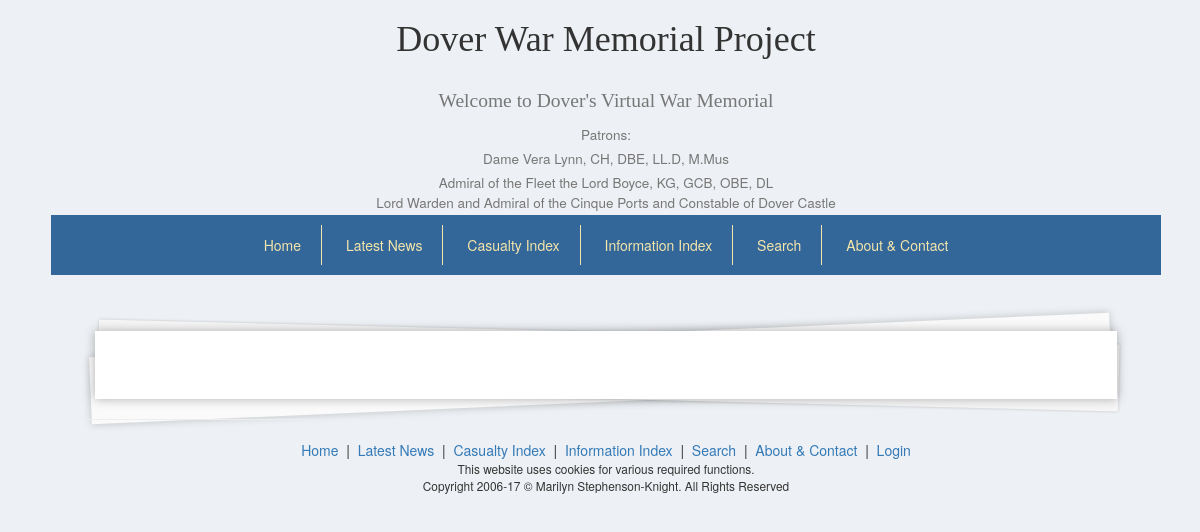
The app's page /, older data.
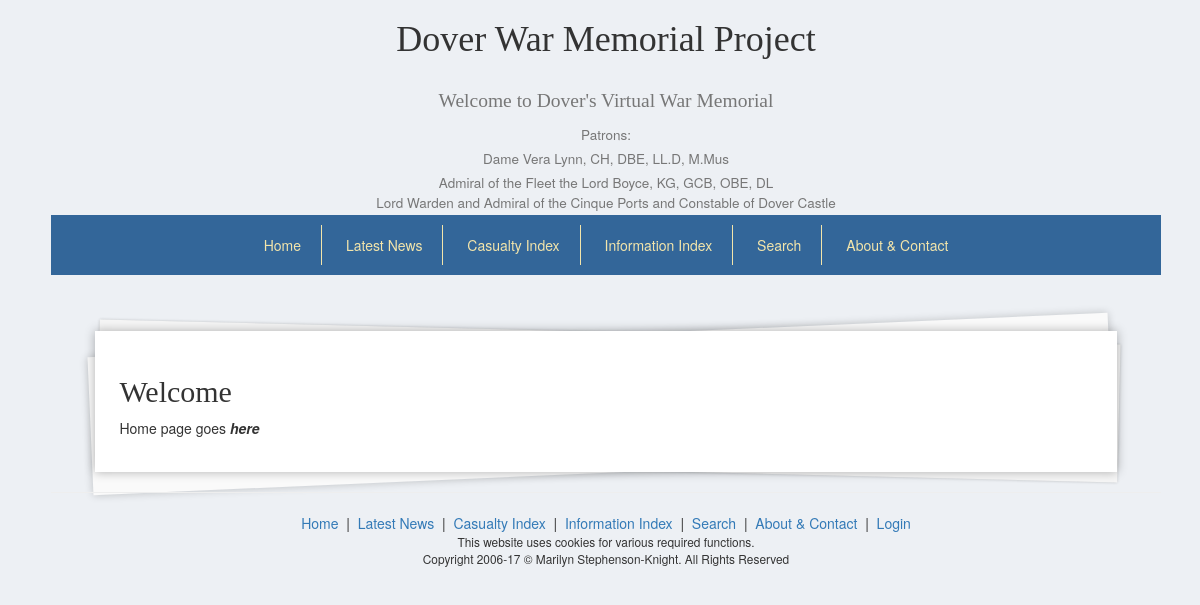
The same page, newer data.
### tables this page shows
CREATE TABLE `meta` (
  `id` varchar(255) NOT NULL,
  `title` text,
  `content` text NOT NULL,
  `whereUsed` text
);

### application/controllers/Meta.php (called while the page is built, shortened)
<?php
class Meta extends CI_Controller {
	public function index() {
		$loggedIn = $this->user_model->isLoggedIn($this->session->token);
		$this->load->model('meta_model');
		$meta_data = $this->meta_model->getMeta("home");
		$data = array(
			'meta_data' => $meta_data[0],
			'loggedIn' => $loggedIn
		);
		$this->load->view('header', array(
			"title" => "Dover War Memorial Project"));
		$this->load->view('meta_content_view', $data);
		$this->load->view('footer');
	}
}

### index.php (called while the page is built, shortened)
<?php
require_once BASEPATH.'core/CodeIgniter.php';

### application/helpers/utility_helper.php (called while the page is built)
<?php
function asset_url(){
   return base_url().'assets/';
}

### application/models/meta_model.php (called while the page is built, shortened)
<?php
class Meta_model extends CI_Model {
    public function getMeta($id) {
        $sql = "SELECT * FROM meta m WHERE m.id = ?";
        $query = $this->db->query($sql, array($id));
        return $query->result();
    }
}

### application/views/meta_content_view.php (the view, shortened to what the changed rows need)
<?php
include APPPATH . 'third_party/Parsedown.php';
include APPPATH . 'third_party/ParsedownExtra.php';
$Parsedown = new ParsedownExtra();
?>
	<h2><?php
		echo $meta_data->title;
		?></h2>
<div id="narrative">
<?php
	echo $Parsedown->text(str_replace("%asset_url%", asset_url(), $meta_data->content));
?>
</div>

### application/views/header.php (shortened to what the changed rows need)
<!DOCTYPE html>
<html lang="en">
<head>
    <link rel="stylesheet" type="text/css" href="<?php echo asset_url(); ?>css/bootstrap.min.css">
    <link rel="stylesheet" type="text/css" href="<?php echo asset_url(); ?>css/font-awesome.min.css">
    <link rel="stylesheet" type="text/css" href="<?php echo asset_url(); ?>css/main.css">
    <link rel="stylesheet" type="text/css" href="<?php echo asset_url(); ?>css/navbar.css">
</head>
<body>
	<header class="container">
		<div class="col-md-12">
			<h1>Dover War Memorial Project</h1>
			<h2><small>Welcome to <span class="dwmp">Dover's Virtual War Memorial</span></small></h2>
		</div>
	</header>
<main class="container">
<div class="col-md-12">
<div class="letter">

### application/third_party/Parsedown.php (shortened to what the changed rows need)
<?php
class Parsedown
{
    function text($text)
    {
        $text = str_replace(array("\r\n", "\r"), "\n", $text);
        $text = trim($text, "\n");
        $lines = explode("\n", $text);
        $markup = $this->lines($lines);
        $markup = trim($markup, "\n");
        return $markup;
    }
    protected $breaksEnabled;
    protected $unmarkedBlockTypes = array(
        'Code',
    );
    protected function lines(array $lines)
    {
        $CurrentBlock = null;
        foreach ($lines as $line)
        {
            if (chop($line) === '')
            {
                continue;
            }
            $indent = 0;
            $text = $indent > 0 ? substr($line, $indent) : $line;
            $Line = array('body' => $line, 'indent' => $indent, 'text' => $text);
            $marker = $text[0];
            $blockTypes = $this->unmarkedBlockTypes;
            if (isset($CurrentBlock) and ! isset($CurrentBlock['type']) and ! isset($CurrentBlock['interrupted']))
            {
                $CurrentBlock['element']['text'] .= "\n".$text;
            }
            else
            {
                $Blocks []= $CurrentBlock;
                $CurrentBlock = $this->paragraph($Line);
                $CurrentBlock['identified'] = true;
            }
        }
        $Blocks []= $CurrentBlock;
        unset($Blocks[0]);
        $markup = '';
        foreach ($Blocks as $Block)
        {
            $markup .= "\n";
            $markup .= isset($Block['markup']) ? $Block['markup'] : $this->element($Block['element']);
        }
        $markup .= "\n";
        return $markup;
    }
    protected function paragraph($Line)
    {
        $Block = array(
            'element' => array(
                'name' => 'p',
                'text' => $Line['text'],
                'handler' => 'line',
            ),
        );
        return $Block;
    }
    protected $InlineTypes = array(
        '"' => array('SpecialCharacter'),
        '!' => array('Image'),
        '&' => array('SpecialCharacter'),
        '*' => array('Emphasis'),
        ':' => array('Url'),
        '<' => array('UrlTag', 'EmailTag', 'Markup', 'SpecialCharacter'),
        '>' => array('SpecialCharacter'),
        '[' => array('Link'),
        '_' => array('Emphasis'),
        '`' => array('Code'),
        '~' => array('Strikethrough'),
        '\\' => array('EscapeSequence'),
    );
    protected $inlineMarkerList = '!"*_&[:<>`~\\';
    public function line($text)
    {
        $markup = '';
        while ($excerpt = strpbrk($text, $this->inlineMarkerList))
        {
            $marker = $excerpt[0];
            $markerPosition = strpos($text, $marker);
            $Excerpt = array('text' => $excerpt, 'context' => $text);
            foreach ($this->InlineTypes[$marker] as $inlineType)
            {
                $Inline = $this->{'inline'.$inlineType}($Excerpt);
                if ( ! isset($Inline['position']))
                {
                    $Inline['position'] = $markerPosition;
                }
                $unmarkedText = substr($text, 0, $Inline['position']);
                $markup .= $this->unmarkedText($unmarkedText);
                $markup .= isset($Inline['markup']) ? $Inline['markup'] : $this->element($Inline['element']);
                $text = substr($text, $Inline['position'] + $Inline['extent']);
                continue 2;
            }
            $unmarkedText = substr($text, 0, $markerPosition + 1);
            $markup .= $this->unmarkedText($unmarkedText);
            $text = substr($text, $markerPosition + 1);
        }
        $markup .= $this->unmarkedText($text);
        return $markup;
    }
    protected function inlineEmphasis($Excerpt)
    {
        $marker = $Excerpt['text'][0];
        if ($Excerpt['text'][1] === $marker and preg_match($this->StrongRegex[$marker], $Excerpt['text'], $matches))
        {
            $emphasis = 'strong';
        }
        elseif (preg_match($this->EmRegex[$marker], $Excerpt['text'], $matches))
        {
            $emphasis = 'em';
        }
        else
        {
            return;
        }
        return array(
            'extent' => strlen($matches[0]),
            'element' => array(
                'name' => $emphasis,
                'handler' => 'line',
                'text' => $matches[1],
            ),
        );
    }
    protected function unmarkedText($text)
    {
        if ($this->breaksEnabled)
        {
            $text = preg_replace('/[ ]*\n/', "<br />\n", $text);
        }
        else
        {
            $text = preg_replace('/(?:[ ][ ]+|[ ]*\\\\)\n/', "<br />\n", $text);
            $text = str_replace(" \n", "\n", $text);
        }
        return $text;
    }
    protected function element(array $Element)
    {
        $markup = '<'.$Element['name'];
        if (isset($Element['text']))
        {
            $markup .= '>';
            if (isset($Element['handler']))
            {
                $markup .= $this->{$Element['handler']}($Element['text']);
            }
            else
            {
                $markup .= $Element['text'];
            }
            $markup .= '</'.$Element['name'].'>';
        }
        else
        {
            $markup .= ' />';
        }
        return $markup;
    }
    protected $StrongRegex = array(
        '*' => '/^[*]{2}((?:\\\\\*|[^*]|[*][^*]*[*])+?)[*]{2}(?![*])/s',
        '_' => '/^__((?:\\\\_|[^_]|_[^_]*_)+?)__(?!_)/us',
    );
    protected $EmRegex = array(
        '*' => '/^[*]((?:\\\\\*|[^*]|[*][*][^*]+?[*][*])+?)[*](?![*])/s',
        '_' => '/^_((?:\\\\_|[^_]|__[^_]*__)+?)_(?!_)\b/us',
    );
}

Row changes from the older to the newer data that the page shows:
added meta: title "Welcome"
Text that changed along with them:
preg_replace('/(?:[ ][ ]+|[ ]*\\\\)\n/', "<br />\n", $text): (not shown) → "Home page goes here"
